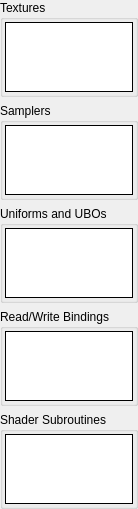
         <widget class="QWidget" name="fsScrollContents">
          <property name="geometry">
           <rect>
            <x>0</x>
            <y>0</y>
            <width>116</width>
            <height>430</height>
           </rect>
          </property>
          <layout class="QVBoxLayout" name="verticalLayout_12">
           <property name="leftMargin">
            <number>0</number>
           </property>
           <property name="topMargin">
            <number>0</number>
           </property>
           <property name="rightMargin">
            <number>0</number>
           </property>
           <property name="bottomMargin">
            <number>0</number>
           </property>
           <item>
            <widget class="CollapseGroupBox" name="fsTexGroup">
             <property name="sizePolicy">
              <sizepolicy hsizetype="Preferred" vsizetype="Expanding">
               <horstretch>0</horstretch>
               <verstretch>1</verstretch>
              </sizepolicy>
             </property>
             <property name="title">
              <string>Textures</string>
             </property>
             <layout class="QHBoxLayout" name="horizontalLayout_32">
              <property name="leftMargin">
               <number>2</number>
              </property>
              <property name="topMargin">
               <number>2</number>
              </property>
              <property name="rightMargin">
               <number>2</number>
              </property>
              <property name="bottomMargin">
               <number>2</number>
              </property>
              <item>
               <widget class="RDTreeWidget" name="fsTextures">
                <property name="frameShape">
                 <enum>QFrame::Box</enum>
                </property>
                <property name="frameShadow">
                 <enum>QFrame::Plain</enum>
                </property>
                <property name="editTriggers">
                 <set>QAbstractItemView::NoEditTriggers</set>
                </property>
                <property name="showDropIndicator" stdset="0">
                 <bool>false</bool>
                </property>
                <property name="rootIsDecorated">
                 <bool>false</bool>
                </property>
                <property name="allColumnsShowFocus">
                 <bool>true</bool>
                </property>
                <attribute name="headerStretchLastSection">
                 <bool>false</bool>
                </attribute>
               </widget>
              </item>
             </layout>
            </widget>
           </item>
           <item>
            <widget class="CollapseGroupBox" name="fsSamplerGroup">
             <property name="sizePolicy">
              <sizepolicy hsizetype="Preferred" vsizetype="Expanding">
               <horstretch>0</horstretch>
               <verstretch>1</verstretch>
              </sizepolicy>
             </property>
             <property name="title">
              <string>Samplers</string>
             </property>
             <layout class="QHBoxLayout" name="horizontalLayout_33">
              <property name="leftMargin">
               <number>2</number>
              </property>
              <property name="topMargin">
               <number>2</number>
              </property>
              <property name="rightMargin">
               <number>2</number>
              </property>
              <property name="bottomMargin">
               <number>2</number>
              </property>
              <item>
               <widget class="RDTreeWidget" name="fsSamplers">
                <property name="frameShape">
                 <enum>QFrame::Box</enum>
                </property>
                <property name="frameShadow">
                 <enum>QFrame::Plain</enum>
                </property>
                <property name="editTriggers">
                 <set>QAbstractItemView::NoEditTriggers</set>
                </property>
                <property name="showDropIndicator" stdset="0">
                 <bool>false</bool>
                </property>
                <property name="rootIsDecorated">
                 <bool>false</bool>
                </property>
                <property name="allColumnsShowFocus">
                 <bool>true</bool>
                </property>
                <attribute name="headerStretchLastSection">
                 <bool>false</bool>
                </attribute>
               </widget>
              </item>
             </layout>
            </widget>
           </item>
           <item>
            <widget class="CollapseGroupBox" name="fsUBOGroup">
             <property name="sizePolicy">
              <sizepolicy hsizetype="Preferred" vsizetype="Expanding">
               <horstretch>0</horstretch>
               <verstretch>1</verstretch>
              </sizepolicy>
             </property>
             <property name="title">
              <string>Uniforms and UBOs</string>
             </property>
             <layout class="QHBoxLayout" name="horizontalLayout_30">
              <property name="leftMargin">
               <number>2</number>
              </property>
              <property name="topMargin">
               <number>2</number>
              </property>
              <property name="rightMargin">
               <number>2</number>
              </property>
              <property name="bottomMargin">
               <number>2</number>
              </property>
              <item>
               <widget class="RDTreeWidget" name="fsUBOs">
                <property name="frameShape">
                 <enum>QFrame::Box</enum>
                </property>
                <property name="frameShadow">
                 <enum>QFrame::Plain</enum>
                </property>
                <property name="editTriggers">
                 <set>QAbstractItemView::NoEditTriggers</set>
                </property>
                <property name="showDropIndicator" stdset="0">
                 <bool>false</bool>
                </property>
                <property name="rootIsDecorated">
                 <bool>false</bool>
                </property>
                <property name="allColumnsShowFocus">
                 <bool>true</bool>
                </property>
                <attribute name="headerStretchLastSection">
                 <bool>false</bool>
                </attribute>
               </widget>
              </item>
             </layout>
            </widget>
           </item>
           <item>
            <widget class="CollapseGroupBox" name="fsReadWriteGroup">
             <property name="sizePolicy">
              <sizepolicy hsizetype="Preferred" vsizetype="Expanding">
               <horstretch>0</horstretch>
               <verstretch>1</verstretch>
              </sizepolicy>
             </property>
             <property name="title">
              <string>Read/Write Bindings</string>
             </property>
             <layout class="QHBoxLayout" name="horizontalLayout_34">
              <property name="leftMargin">
               <number>2</number>
              </property>
              <property name="topMargin">
               <number>2</number>
              </property>
              <property name="rightMargin">
               <number>2</number>
              </property>
              <property name="bottomMargin">
               <number>2</number>
              </property>
              <item>
               <widget class="RDTreeWidget" name="fsReadWrite">
                <property name="frameShape">
                 <enum>QFrame::Box</enum>
                </property>
                <property name="frameShadow">
                 <enum>QFrame::Plain</enum>
                </property>
                <property name="editTriggers">
                 <set>QAbstractItemView::NoEditTriggers</set>
                </property>
                <property name="showDropIndicator" stdset="0">
                 <bool>false</bool>
                </property>
                <property name="rootIsDecorated">
                 <bool>false</bool>
                </property>
                <property name="allColumnsShowFocus">
                 <bool>true</bool>
                </property>
                <attribute name="headerStretchLastSection">
                 <bool>false</bool>
                </attribute>
               </widget>
              </item>
             </layout>
            </widget>
           </item>
           <item>
            <widget class="CollapseGroupBox" name="fsSubroutineGroup">
             <property name="sizePolicy">
              <sizepolicy hsizetype="Preferred" vsizetype="Expanding">
               <horstretch>0</horstretch>
               <verstretch>1</verstretch>
              </sizepolicy>
             </property>
             <property name="title">
              <string>Shader Subroutines</string>
             </property>
             <layout class="QHBoxLayout" name="horizontalLayout_31">
              <property name="leftMargin">
               <number>2</number>
              </property>
              <property name="topMargin">
               <number>2</number>
              </property>
              <property name="rightMargin">
               <number>2</number>
              </property>
              <property name="bottomMargin">
               <number>2</number>
              </property>
              <item>
               <widget class="RDTreeWidget" name="fsSubroutines">
                <property name="frameShape">
                 <enum>QFrame::Box</enum>
                </property>
                <property name="frameShadow">
                 <enum>QFrame::Plain</enum>
                </property>
                <property name="editTriggers">
                 <set>QAbstractItemView::NoEditTriggers</set>
                </property>
                <property name="showDropIndicator" stdset="0">
                 <bool>false</bool>
                </property>
                <property name="rootIsDecorated">
                 <bool>false</bool>
                </property>
                <property name="allColumnsShowFocus">
                 <bool>true</bool>
                </property>
                <attribute name="headerStretchLastSection">
                 <bool>false</bool>
                </attribute>
               </widget>
              </item>
             </layout>
            </widget>
           </item>
           <item>
            <spacer name="verticalSpacer_6">
             <property name="orientation">
              <enum>Qt::Vertical</enum>
             </property>
             <property name="sizeType">
              <enum>QSizePolicy::MinimumExpanding</enum>
             </property>
             <property name="sizeHint" stdset="0">
              <size>
               <width>0</width>
               <height>0</height>
              </size>
             </property>
            </spacer>
           </item>
          </layout>
         </widget>
